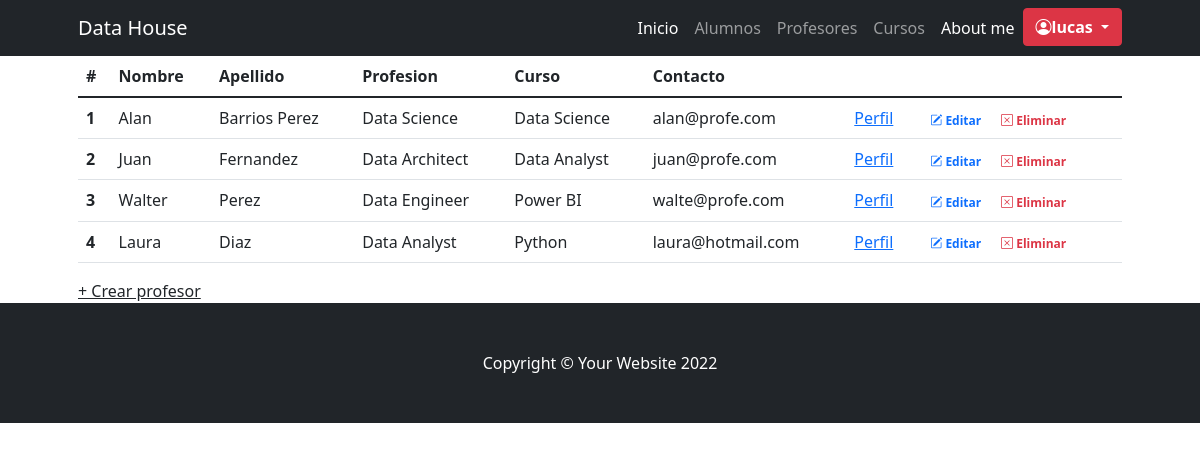
The page /profesores/list (signed in) on the database as committed earlier.
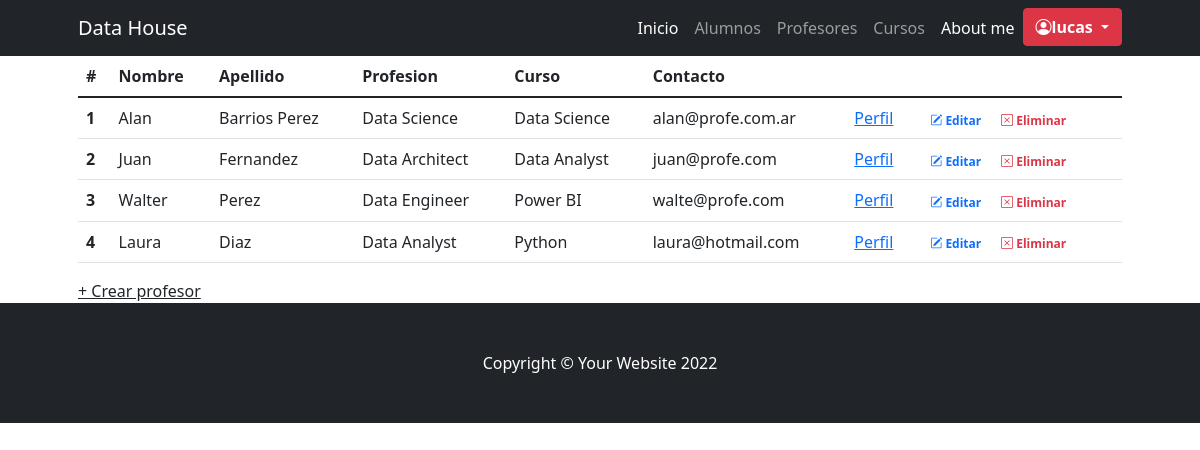
The same page on the database as committed later.
### AppCoder/models.py (models this page shows)
class Profesor(models.Model):
    nombre = models.CharField(max_length=30)
    apellido = models.CharField(max_length=30)
    email = models.EmailField(blank=True, null=True)
    profesion = models.CharField(max_length=150, blank=True, null=True)
    curso = models.CharField(max_length=30, blank=True, null=True)
    descripcion = models.CharField(max_length=1024, blank=True, null=True)
    class Meta:
        verbose_name_plural = "Profesores"

### AppCoder/views.py (the view)
# urls.py: path('profesores/list', ProfesList.as_view(), name="profe_list"),
class ProfesList(ListView):
    model = Profesor
    template_name = "AppCoder/profesores_list.html"

### AppCoder/templates/AppCoder/profesores_list.html (shortened to what this page needs)
{% extends 'AppCoder/base.html' %}
{% load static %}
{% block contenidoPagina %}
<div class="container px-5">
    <table class="table">
        <thead>
            <tr>
                <th scope="col">#</th>
                <th scope="col">Nombre</th>
                <th scope="col">Apellido</th>
                <th scope="col">Profesion</th>
                <th scope="col">Curso</th>
                {% if user.is_authenticated %}
                <th scope="col">Contacto</th>
                {% endif %}
            </tr>
        </thead>
        <tbody>
            {% for profe in object_list %}
            <tr>
                <th scope="row">{{forloop.counter}}</th>
                <td>{{profe.nombre}}</td>
                <td>{{profe.apellido}}</td>
                <td>{{profe.profesion}}</td>
                <td>{{profe.curso}}</td>
                {% if user.is_authenticated %}
                <td>{{profe.email}}</td>
                {% endif %}
                <td><a href="{% url 'profe_detail' profe.id %}">Perfil</a></td>
                {% if user.is_superuser %}
                <td>
                    <a href="{% url 'profe_update' profe.id %}"
                        class="text-primary badge badge-primary text-decoration-none"> <i
                            class="bi bi-pencil-square"></i>
                        Editar</a>
                    <a href="{% url 'profe_delete' profe.id %}"
                        class="text-danger badge badge-danger text-decoration-none">
                        <i class="bi bi-x-square"></i> Eliminar</a>
                </td>
                {% endif %}
            </tr>
            {% endfor %}
        </tbody>
    </table>
    {% if user.is_superuser %}
    <a href="{% url 'profe_create' %}" class="link-dark">+ Crear profesor</a>
    {% endif %}
</div>
{% endblock %}

Rows that differ between the two databases and show on the page:
changed Profesor "Alan": email "alan@profe.com" → "alan@profe.com.ar"
